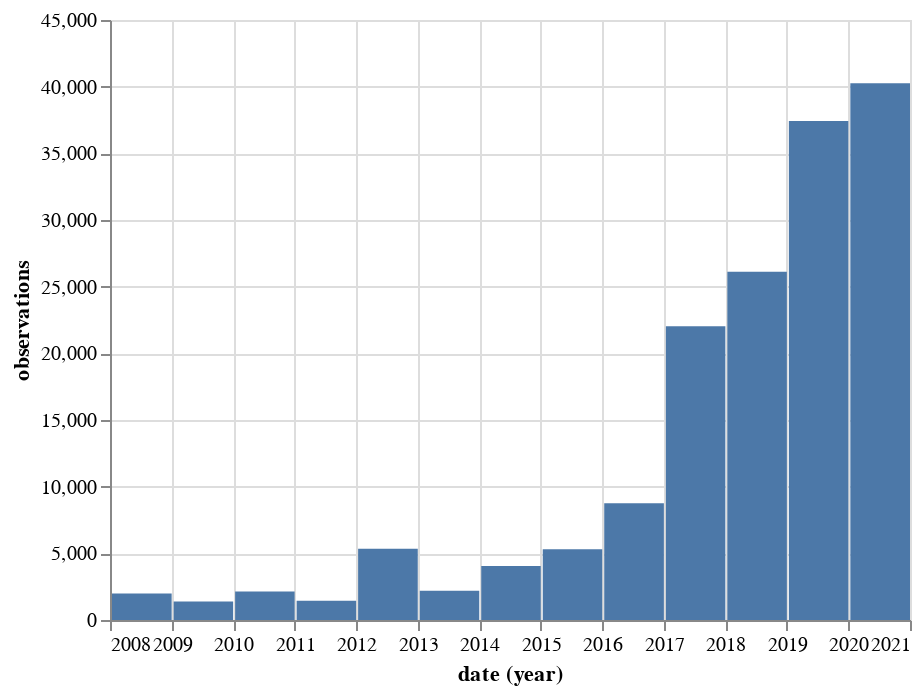

Notebook cell for this chart:
### Markdown cell above
### Show observation counts by year

### Code cell
obs_by_year = get_observation_histogram(
    place_id=PLACE_ID,
    interval='year',
    d1='2008-01-01',
    d2=f'{YEAR}-12-31',
)
obs_by_year = pd.DataFrame([{'date': k, 'observations': v} for k, v in obs_by_year.items()])
alt.Chart(obs_by_year).mark_bar().encode(x='year(date):T', y='observations:Q')

### Figure 1 — Vega-Lite specification as saved in the notebook (floating-point values rounded to 4 significant figures)
{"config": {"view": {"continuousWidth": 400, "continuousHeight": 300}}, "data": {"name": "data-4416843fe69d1b840921b47c22f5a831"}, "mark": "bar", "encoding": {"x": {"type": "temporal", "field": "date", "timeUnit": "year"}, "y": {"type": "quantitative", "field": "observations"}}, "$schema": "https://vega.github.io/schema/vega-lite/v4.8.1.json", "datasets": {"data-4416843fe69d1b840921b47c22f5a831": [{"date": "2008-01-01T00:00:00", "observations": 1996}, {"date": "2009-01-01T00:00:00", "observations": 1381}, {"date": "2010-01-01T00:00:00", "observations": 2144}, {"date": "2011-01-01T00:00:00", "observations": 1441}, {"date": "2012-01-01T00:00:00", "observations": 5347}, {"date": "2013-01-01T00:00:00", "observations": 2194}, {"date": "2014-01-01T00:00:00", "observations": 4049}, {"date": "2015-01-01T00:00:00", "observations": 5304}, {"date": "2016-01-01T00:00:00", "observations": 8763}, {"date": "2017-01-01T00:00:00", "observations": 22034}, {"date": "2018-01-01T00:00:00", "observations": 26124}, {"date": "2019-01-01T00:00:00", "observations": 37429}, {"date": "2020-01-01T00:00:00", "observations": 40256}]}}
